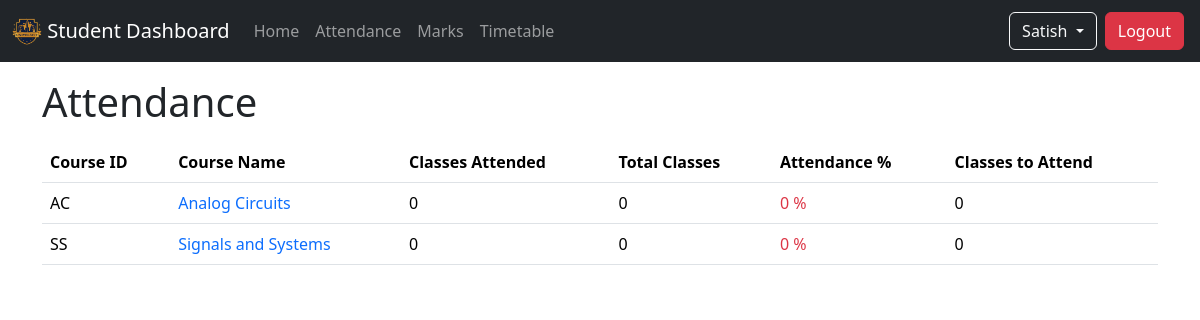
The app's page /student/RN0007/attendance (signed in) with its own data.
### info/models.py (models this page shows)
class User(AbstractUser):
    is_student = models.BooleanField(default=False, verbose_name='Student Status')
    is_teacher = models.BooleanField(default=False, verbose_name='Teacher Status')
    is_hod = models.BooleanField(default=False, verbose_name='HOD Status')

class Student(models.Model):
    user = models.OneToOneField(User, on_delete=models.CASCADE, null=True)
    class_id = models.ForeignKey(Class, on_delete=models.CASCADE, default='1')
    roll_number = models.CharField(max_length=50, primary_key=True)
    name = models.CharField(max_length=200)
    gender = models.CharField(max_length=50, choices=gender_choices, default='Male')
    date_of_birth = models.DateField(default='1990-21-10')
    def __str__(self):
        return self.name

class AttendanceTotal(models.Model):
    student = models.ForeignKey(Student, on_delete=models.CASCADE)
    course = models.ForeignKey(Course, on_delete=models.CASCADE)
    class Meta:
        unique_together = ('student', 'course')
    @property
    def attendance_class(self):
        student = Student.objects.get(name = self.student)
        course = Course.objects.get(name = self.course)
        attendance_class = Attendance.objects.filter(student = student, course = course, status = 'True').count()
        return attendance_class
    @property
    def total_class(self):
        student = Student.objects.get(name = self.student)
        course = Course.objects.get(name = self.course)
        total_class = Attendance.objects.filter(student = student, course = course).count()
        return total_class
    @property
    def attendance(self):
        student = Student.objects.get(name = self.student)
        course = Course.objects.get(name = self.course)
        total_class = Attendance.objects.filter(student = student, course = course).count()
        attendance_class = Attendance.objects.filter(student = student, course = course, status = 'True').count()
        if total_class == 0:
            attendance = 0
        else:
            attendance = round((attendance_class / total_class) * 100, 2)
        return attendance
    @property
    def classes_to_attend(self):
        student = Student.objects.get(name = self.student)
        course = Course.objects.get(name = self.course)
        total_class = Attendance.objects.filter(student = student, course = course).count()
        attendance_class = Attendance.objects.filter(student = student, course = course, status = 'True').count()
        classes_to_attend = math.ceil((0.75 * total_class - attendance_class) / 0.25)
        if classes_to_attend < 0:
            return 0
        return classes_to_attend

class Course(models.Model):
    department = models.ForeignKey(Department, on_delete=models.CASCADE)
    id = models.CharField(max_length=50, primary_key=True)
    name = models.CharField(max_length=200)
    short_name = models.CharField(max_length=50, default='X')
    def __str__(self):
        return self.name

### info/views.py (the view)
# urls.py: path('student/<str:roll_number>/attendance', views.StudentAttendanceView.as_view(), name = "student_attendance"),
class StudentAttendanceView(LoginRequiredMixin, TemplateView):
    template_name = 'info/student/attendance.html'
    def get(self, request, *args, **kwargs):
        if request.user.is_student:
            context = self.get_context_data(**kwargs)
            roll_number = kwargs['roll_number']
            student = Student.objects.get(roll_number=roll_number)
            assign_list = Assign.objects.filter(class_id_id=student.class_id)
            attendance_list = []
            for assign in assign_list:
                try:
                    attendance = AttendanceTotal.objects.get(student=student, course=assign.course)
                except AttendanceTotal.DoesNotExist:
                    attendance = AttendanceTotal(student=student, course=assign.course)
                    attendance.save()
                attendance_list.append(attendance)
            context['attendance_list'] = attendance_list
            return self.render_to_response(context)
        return redirect('info:unauthorize_view')

### info/templates/info/student/attendance.html
{% extends 'base_master.html' %}
{% block content %}
    <div class="container">
        <h1>Attendance</h1>
        <div class="table-responsive mt-3">
            <table class="table table-hover">
                <thead>
                    <tr>
                        <th scope="col">Course ID</th>
                        <th scope="col">Course Name</th>
                        <th scope="col">Classes Attended</th>
                        <th scope="col">Total Classes</th>
                        <th scope="col">Attendance %</th>
                        <th scope="col">Classes to Attend</th>
                    </tr>
                </thead>
                <tbody>
                    {% for obj in attendance_list %}
                    <tr>
                        <td class="align-middle">{{obj.course.id}}</td>
                        <td class="align-middle">
                            <a href="{% url 'info:student_attendance_detail' request.user.student.roll_number obj.course.id %}" class="link-offset-2 link-offset-3-hover link-underline link-underline-opacity-0 link-underline-opacity-75-hover">
                                {{obj.course.name}}
                            </a>
                        </td>
                        <td class="align-middle">{{obj.attendance_class}}</td>
                        <td class="align-middle">{{obj.total_class}}</td>
                        {% if obj.attendance > 75 %}
                            <td class="align-middle text-success">{{obj.attendance}} %</td>
                        {% else %}
                            <td class="align-middle text-danger">{{obj.attendance}} %</td>
                        {% endif %}
                        <td class="align-middle">{{obj.classes_to_attend}}</td>
                    </tr>
                    {% endfor %}
                </tbody>
            </table>
        </div>
    </div>
{% endblock content %}

### templates/includes/navbar.html (shortened to what this page needs)
{% load static %}
<nav class="navbar navbar-expand-sm navbar-dark bg-dark" aria-label="University Navbar">
  <div class="container-fluid">
    <a class="navbar-brand" href="/">
      <img src="{% static 'info/img/univ-logo.png' %}" alt="Logo" width="30" class="d-inline-block align-text-top">
      {% if request.user.is_authenticated  %}
        {% if request.user.is_student %}
          Student Dashboard
        {% elif request.user.is_teacher %}
          Teacher Dashboard
        {% else %}
          Admin Dashboard
        {% endif %}
      {% else %}
        University
      {% endif %}
    </a>
    <div class="collapse navbar-collapse" id="navbar">
      <ul class="navbar-nav me-auto mb-2 mb-sm-0">
        {% if request.user.is_authenticated  %}
          {% if request.user.is_student %}
            <li class="nav-item">
                <a class="nav-link" href="{% url 'info:student_view' %}">Home</a>
            </li>
            <li class="nav-item">
              <a class="nav-link" href="{% url 'info:student_attendance' request.user.student.roll_number %}">Attendance</a>
            </li>
            <li class="nav-item">
              <a class="nav-link" href="{% url 'info:student_marks' request.user.student.roll_number %}">Marks</a>
            </li>
            <li class="nav-item">
              <a class="nav-link" href="{% url 'info:student_timetable' request.user.student.class_id_id %}">Timetable</a>
            </li>
          {% endif %}
        {% endif %}
      </ul>
      <ul class="navbar-nav mb-2 mb-sm-0">
        <li class="nav-item dropdown">
          {% if request.user.is_authenticated %}
            <button class="btn btn-outline-light dropdown-toggle text-capitalize" type="button" data-bs-toggle="dropdown" data-bs-auto-close="true" aria-expanded="false">
              {% if request.user.is_teacher %}
                {{request.user.teacher.name}}
              {% elif request.user.is_student %}
                {{request.user.student.name}}
              {% else %}
                {{request.user.username}}
              {% endif %}
            </button>
            <a class="btn btn-danger m-1" href="{% url 'account_logout' %}">Logout</a>
          {% else %}
            <a class="btn btn-outline-light m-1" href="{% url 'account_login' %}">Login</a>
          {% endif %}
        </li>
      </ul>
    </div>
  </div>
</nav>

### records on screen
User: user.student.name "Satish"
AttendanceTotal: course.id "AC", course.name "Analog Circuits", attendance_class "0", total_class "0", attendance "0", classes_to_attend "0"
AttendanceTotal: course.id "SS", course.name "Signals and Systems", attendance_class "0", total_class "0", attendance "0", classes_to_attend "0"
